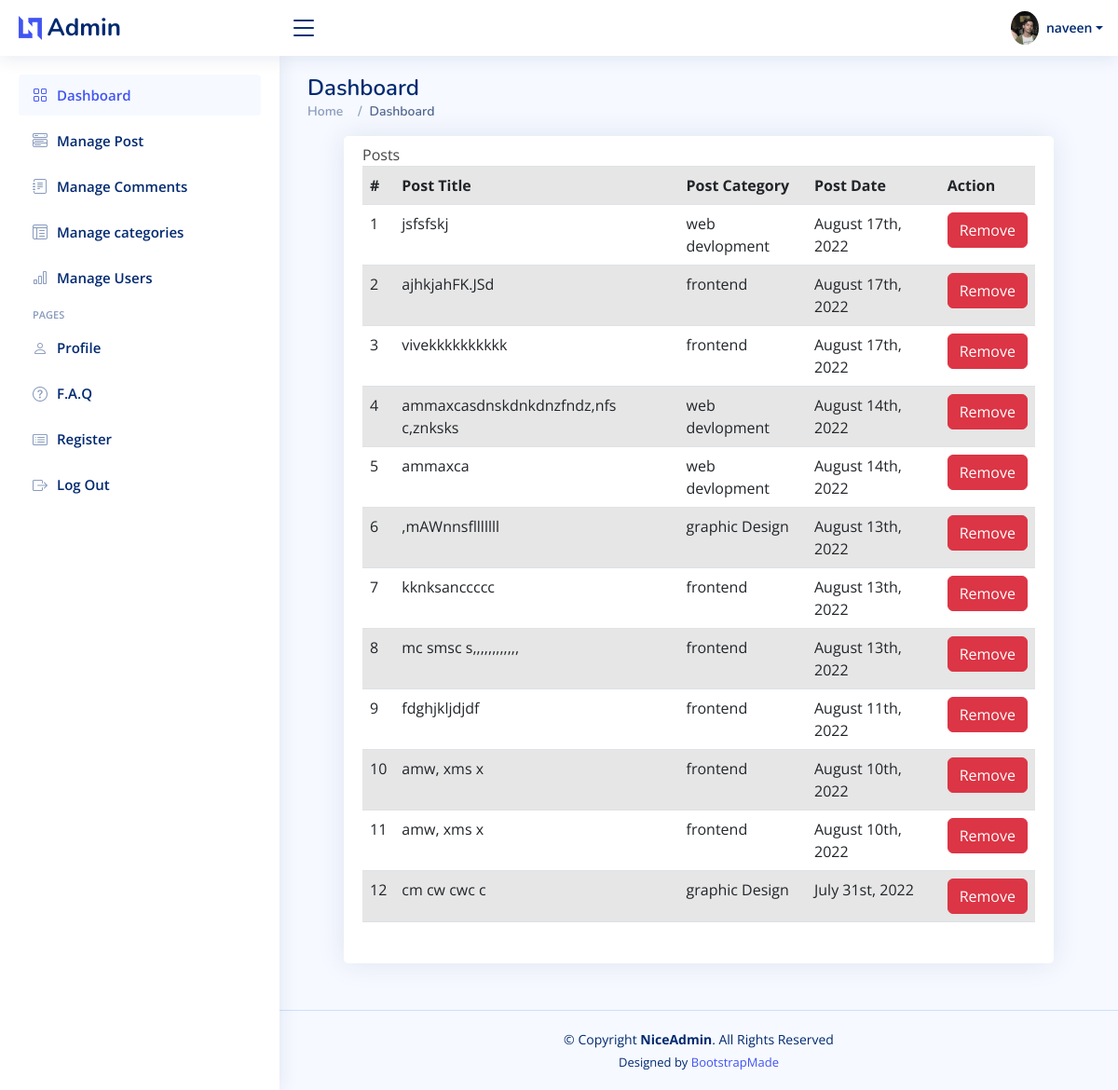
Page /admin/index.php?managepost (signed in) on the committed database.
### tables this page shows
CREATE TABLE `users` (
  `id` int(11) NOT NULL,
  `full_name` varchar(60) NOT NULL,
  `about` varchar(60) DEFAULT NULL,
  `phone_no` int(20) NOT NULL,
  `email` varchar(100) NOT NULL,
  `linkedin_profile` varchar(110) DEFAULT NULL,
  `password` varchar(200) NOT NULL,
  `image` varchar(2000) DEFAULT NULL,
  `country` varchar(200) NOT NULL,
  `address` varchar(100) NOT NULL,
  `job` varchar(50) NOT NULL,
  `user_cat` varchar(10) NOT NULL
);

CREATE TABLE `posts` (
  `id` int(11) NOT NULL,
  `title` text NOT NULL,
  `content` text NOT NULL,
  `created_at` timestamp NOT NULL DEFAULT current_timestamp(),
  `category_id` int(11) NOT NULL,
  `description` varchar(100) NOT NULL,
  `writter` varchar(40) NOT NULL,
  `writter_quotes` text NOT NULL,
  `profile_image` varchar(2000) NOT NULL
);

CREATE TABLE `category` (
  `id` int(11) NOT NULL,
  `name` varchar(200) NOT NULL
);

### components/db.php (called while the page is built, shortened)
<?php
$db = mysqli_connect('localhost', 'root', '', 'theuni') or die("Database is not connected!");
?>
<?php
if (!isset($_SESSION['id']) || (trim($_SESSION['id']) == '')) {
} else {
    $session_id = $_SESSION['id'];
    $x = mysqli_query($db, "select * from users where id='$session_id'") or die('Error In Session');
    $y = mysqli_fetch_array($x);
}
?>

### components/function.php (called while the page is built, shortened)
<?php
function getCategory($db,$id){
    $query="SELECT * FROM category WHERE id=$id";
    $run=mysqli_query($db,$query);
    $data=mysqli_fetch_assoc($run);
    return $data['name'];
}
function getAllPost($db){
    $query="SELECT * FROM posts ORDER BY id DESC";
    $run=mysqli_query($db,$query);
    $data = array();
    while($d=mysqli_fetch_assoc($run)){
        $data[]=$d;
    }
    return $data;
}
?>

### admin/index.php (the view, shortened to what this page needs)
<?php
require('../components/db.php');
require('../components/function.php');
$result = mysqli_query($db, "select * from users where id='$session_id'") or die('Error In Session');
?>
<!DOCTYPE html>
<html lang="en">
<head>
  <link rel="stylesheet" href="https://cdn.jsdelivr.net/npm/bootstrap@4.0.0/dist/css/bootstrap.min.css">
  <link href="assets/vendor/bootstrap/css/bootstrap.min.css" rel="stylesheet">
  <link href="assets/vendor/bootstrap-icons/bootstrap-icons.css" rel="stylesheet">
  <link href="assets/vendor/boxicons/css/boxicons.min.css" rel="stylesheet">
  <link href="assets/vendor/quill/quill.snow.css" rel="stylesheet">
  <link href="assets/vendor/quill/quill.bubble.css" rel="stylesheet">
  <link href="assets/vendor/remixicon/remixicon.css" rel="stylesheet">
  <link href="assets/vendor/simple-datatables/style.css" rel="stylesheet">
  <link href="assets/css/style.css" rel="stylesheet">
</head>
<body>
  <header id="header" class="header fixed-top d-flex align-items-center">
    <div class="d-flex align-items-center justify-content-between">
      <a href="index.php" class="logo d-flex align-items-center">
        <img src="assets/img/logo.png" alt="">
        <span class="d-none d-lg-block">Admin</span>
      </a>
      <i class="bi bi-list toggle-sidebar-btn"></i>
    </div>
    <nav class="header-nav ms-auto">
      <ul class="d-flex align-items-center">
        <li class="nav-item dropdown pe-3">
          <a class="nav-link nav-profile d-flex align-items-center pe-0" href="#" data-bs-toggle="dropdown">
            <img src="./images/<?php echo $y['image']; ?>" alt="Profile" class="rounded-circle">
            <span class="d-none d-md-block dropdown-toggle ps-2"><?php echo $y['full_name']; ?></span>
          </a>
        </li>
      </ul>
    </nav>
  </header>
  <aside id="sidebar" class="sidebar">
    <ul class="sidebar-nav" id="sidebar-nav">
      <li class="nav-item">
        <a class="nav-link " href="index.php">
          <i class="bi bi-grid"></i>
          <span>Dashboard</span>
        </a>
      </li>
      <li class="nav-item">
        <a class="nav-link collapsed" href="index.php?managepost">
          <i class="bi bi-menu-button-wide"></i><span>Manage Post</span>
        </a>
      </li>
      <li class="nav-item">
        <a class="nav-link collapsed" href="index.php?managecomment">
          <i class="bi bi-journal-text"></i><span>Manage Comments</span>
        </a>
      </li>
      <li class="nav-item">
        <a href="index.php?managecategory" class="nav-link collapsed">
          <i class="bi bi-layout-text-window-reverse"></i><span>Manage categories</span>
        </a>
      </li>
      <li class="nav-item">
        <a class="nav-link collapsed" href="index.php?register">
          <i class="bi bi-bar-chart"></i><span>Manage Users</span>
        </a>
      </li>
      <li class="nav-heading">Pages</li>
      <li class="nav-item">
        <a class="nav-link collapsed" href="admin_profile.php">
          <i class="bi bi-person"></i>
          <span>Profile</span>
        </a>
      </li>
      <li class="nav-item">
        <a class="nav-link collapsed" href="pages-faq.html">
          <i class="bi bi-question-circle"></i>
          <span>F.A.Q</span>
        </a>
      </li>
      <li class="nav-item">
        <a class="nav-link collapsed" href="pages-register.php">
          <i class="bi bi-card-list"></i>
          <span>Register</span>
        </a>
      </li>
      <li class="nav-item">
        <a class="nav-link collapsed" href="logout.php">
          <i class="bi bi-box-arrow-right"></i>
          <span>Log Out</span>
        </a>
      </li>
    </ul>
  </aside>
  <main id="main" class="main">
    <div class="pagetitle">
      <h1>Dashboard</h1>
      <nav>
        <ol class="breadcrumb">
          <li class="breadcrumb-item"><a href="index.php">Home</a></li>
          <li class="breadcrumb-item active">Dashboard</li>
        </ol>
      </nav>
    </div>
    <section class="section dashboard">
      <div class="container">
        <div class="col-lg-12">
          <div class="container">
            <div class="card " style="width:100% ;">
              <div class="card-body my-2">
                <?php
                if (isset($_GET['managepost'])) {
                ?>
                  <div class="row">
                    <div class="col-lg-12">
                      <section class="panel">
                        <header class="panel-heading">
                          Posts
                        </header>
                        <table class="table table-striped table-advance table-hover">
                          <tbody>
                            <tr>
                              <th>#</th>
                              <th>Post Title</th>
                              <th>Post Category</th>
                              <th>Post Date</th>
                              <th>Action</th>
                            </tr>
                            <?php
                            $posts = getAllPost($db);
                            $count = 1;
                            foreach ($posts as $post) {
                            ?>
                              <tr>
                                <td><?= $count ?></td>
                                <td><?= $post['title'] ?></td>
                                <td><?= getCategory($db, $post['category_id']) ?></td>
                                <td><?= date('F jS, Y', strtotime($post['created_at'])) ?></td>
                                <td>
                                  <div class="btn-group">
                                    <a class="btn btn-danger" href="../components/removepost.php?id=<?= $post['id'] ?>">Remove <i class="icon_close_alt2"></i></a>
                                  </div>
                                </td>
                              </tr>
                            <?php
                              $count++;
                            }
                            ?>
                          </tbody>
                        </table>
                      </section>
                    </div>
                  </div>
                <?php
                } else if (isset($_GET['managecomment'])) {
                ?>
                  <div class="row">
                    <div class="col-lg-12">
                      <section class="panel">
                        <header class="panel-heading">
                          Comments
                        </header>
                        <table class="table table-striped table-advance table-hover">
                          <tbody>
                            <tr>
                              <th>#</th>
                              <th>Name</th>
                              <th>Comment</th>
                              <th>Comment Date</th>
                              <th>Action</th>
                            </tr>
                            <?php
                            $comment = getAllComment($db);
                            $count = 1;
                            foreach ($comment as $comment) {
                            ?>
                              <tr>
                                <td><?= $count ?></td>
                                <td><?= $comment['name'] ?></td>
                                <td><?= getCmnt($db, $comment['id']) ?></td>
                                <td><?= date('F jS, Y', strtotime($comment['created_at'])) ?></td>
                                <td>
                                  <div class="btn-group">
                                    <a class="btn btn-danger" href="../components/removecomment.php?id=<?= $comment['id'] ?>">Remove <i class="icon_close_alt2"></i></a>
                                  </div>
                                </td>
                              </tr>
                            <?php
                              $count++;
                            }
                            ?>
                          </tbody>
                        </table>
                      </section>
                    </div>
                  </div>
                <?php
                } else if (isset($_GET['register'])) {
                ?>
                  <div class="row">
                    <div class="col-lg-12">
                      <section class="panel">
                        <header class="panel-heading">
                          Users
                        </header>
                        <table class="table table-striped table-advance table-hover">
                          <tbody>
                            <tr>
                              <th>#</th>
                              <th>Name</th>
                              <th>Email</th>
                              <th>Job</th>
                              <th>Action</th>
                            </tr>
                            <?php
                            $user = getAllUser($db);
                            $count = 1;
                            foreach ($user as $user) {
                            ?>
                              <tr>
                                <td><?= $count ?></td>
                                <td><?= $user['full_name'] ?></td>
                                <td><?= $user['email'] ?></td>
                                <td><?= $user['job'] ?></td>
                                <td>
                                  <div class="btn-group">
                                    <a class="btn btn-danger" href="../components/removeuser.php?id=<?= $user['id'] ?>">Remove <i class="icon_close_alt2"></i></a>
                                  </div>
                                </td>
                              </tr>
                            <?php
                              $count++;
                            }
                            ?>
                          </tbody>
                        </table>
                      </section>
                    </div>
                  </div>
                <?php
                } else if (isset($_GET['managecategory'])) {
                ?>
                  <div aria-hidden="true" aria-labelledby="myModalLabel" role="dialog" tabindex="-1" id="myModal" class="modal fade">
                    <div class="modal-dialog">
                      <div class="modal-content">
                        <div class="modal-header">
                          <button aria-hidden="true" data-dismiss="modal" class="close" type="button">×</button>
                          <h4 class="modal-title">Add New Category</h4>
                        </div>
                        <div class="modal-body">
                          <form role="form" method="post" action="../components/addct.php">
                            <div class="form-group">
                              <label for="exampleInputEmail1">Category Name</label>
                              <input type="text" name="category-name" class="form-control" id="exampleInputEmail3" placeholder="Enter category name..">
                            </div>
                            <button type="submit" name="addct" class="btn btn-primary">Add</button>
                          </form>
                        </div>
                      </div>
                    </div>
                  </div>
                  <div class="row">
                    <div class="col-lg-12">
                      <section class="panel">
                        <header class="panel-heading">
                          Category - <a href="#myModal" data-toggle="modal" class="text-primary">
                            Add New Category
                          </a>
                        </header>
                        <table class="table table-striped table-advance table-hover">
                          <tbody>
                            <tr>
                              <th>#</th>
                              <th>Category Name</th>
                              <th>Action</th>
                            </tr>
                            <?php
                            $categories = getAllCategory($db);
                            $count = 1;
                            foreach ($categories as $ct) {
                            ?>
                              <tr>
                                <td><?= $count ?></td>
                                <td><?= $ct['name'] ?></td>
                                <td>
                                  <div class="btn-group">
                                    <a class="btn btn-danger" href="../components/removect.php?id=<?= $ct['id'] ?>">Remove <i class="icon_close_alt2"></i></a>
                                  </div>
                                </td>
                              </tr>
                            <?php
                              $count++;
                            }
                            ?>
                          </tbody>
                        </table>
                      </section>
                    </div>
                  </div>
          <?php
                }
          ?>
          </div>
        </div>
      </div>
      </div>
    </section>
  </main>
  <footer id="footer" class="footer">
    <div class="copyright">
      &copy; Copyright <strong><span>NiceAdmin</span></strong>. All Rights Reserved
    </div>
    <div class="credits">
      Designed by <a href="https://bootstrapmade.com/">BootstrapMade</a>
    </div>
  </footer>
</body>
</html>

### rows in the picture
users: image (picture), full_name "naveen"
posts: title "jsfsfskj", category.name "web devlopment", created_at "August 17th, 2022"
posts: title "ajhkjahFK.JSd", category.name "frontend", created_at "August 17th, 2022"
posts: title "vivekkkkkkkkkk", category.name "frontend", created_at "August 17th, 2022"
posts: title "ammaxcasdnskdnkdnzfndz,nfs c,znksks", category.name "web devlopment", created_at "August 14th, 2022"
posts: title "ammaxca", category.name "web devlopment", created_at "August 14th, 2022"
posts: title ",mAWnnsflllllll", category.name "graphic Design", created_at "August 13th, 2022"
posts: title "kknksanccccc", category.name "frontend", created_at "August 13th, 2022"
posts: title "mc smsc s,,,,,,,,,,,,", category.name "frontend", created_at "August 13th, 2022"
posts: title "fdghjkljdjdf", category.name "frontend", created_at "August 11th, 2022"
posts: title "amw, xms x", category.name "frontend", created_at "August 10th, 2022"
posts: title "amw, xms x", category.name "frontend", created_at "August 10th, 2022"
posts: title "cm cw cwc c", category.name "graphic Design", created_at "July 31st, 2022"
